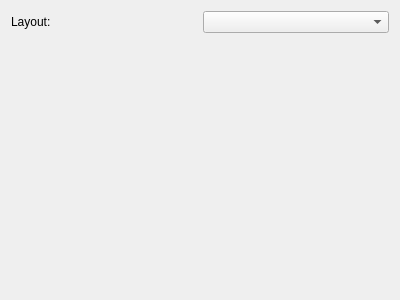
<?xml version="1.0" encoding="UTF-8"?>
<ui version="4.0">
 <class>WdgSectionProperties</class>
 <widget class="QWidget" name="WdgSectionProperties">
  <property name="geometry">
   <rect>
    <x>0</x>
    <y>0</y>
    <width>400</width>
    <height>300</height>
   </rect>
  </property>
  <layout class="QGridLayout" name="gridLayout">
   <item row="0" column="0">
    <widget class="QLabel" name="label">
     <property name="text">
      <string>Layout:</string>
     </property>
    </widget>
   </item>
   <item row="0" column="1">
    <widget class="QComboBox" name="comboBoxLayout"/>
   </item>
   <item row="1" column="1">
    <spacer name="verticalSpacer">
     <property name="orientation">
      <enum>Qt::Vertical</enum>
     </property>
     <property name="sizeHint" stdset="0">
      <size>
       <width>20</width>
       <height>259</height>
      </size>
     </property>
    </spacer>
   </item>
  </layout>
 </widget>
 <resources/>
 <connections/>
</ui>
